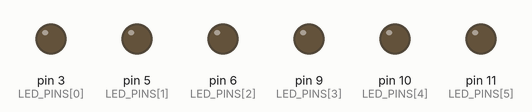
Simulated run of this sketch. Board: Arduino Uno, built with avr-gcc and run on an emulated ATmega328P. On the bench: output pins drawn as LEDs (lit = HIGH).

Above: at 0.05 s.
At 0.15 s:
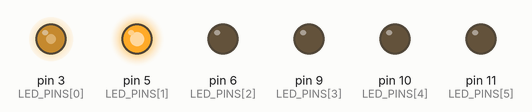
At 0.25 s:
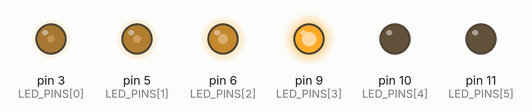
At 0.35 s:
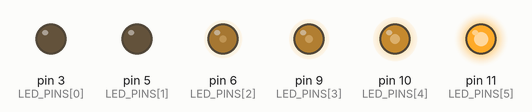
At 0.5 s:
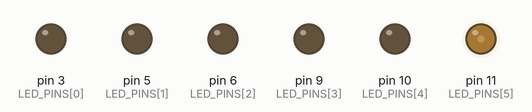
Timing chart, 0 to 3.6 s (numbered marks = the images above):
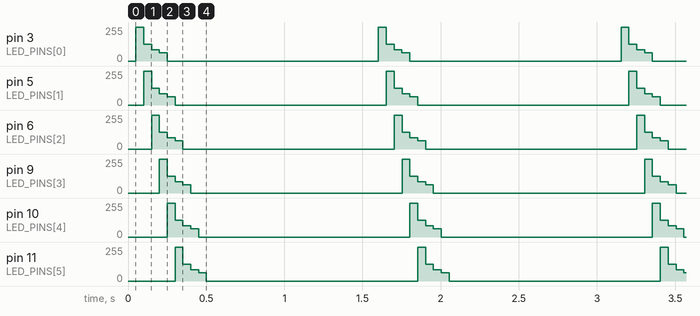

Measured:
- by itself, pin 3 (LED_PINS[0]), pin 5 (LED_PINS[1]), pin 6 (LED_PINS[2]), pin 9 (LED_PINS[3]), pin 10 (LED_PINS[4]), pin 11 (LED_PINS[5]): repeats every 1.6 s: 127/255 0.05 s, 85/255 0.05 s, 63/255 0.05 s, 0/255 1.4 s, 255/255 0.05 s

The sketch:

led_rain.ino
```cpp
/*
  Led rain

  by Fernando Costantini

*/

const int LED_PINS[] = {3, 5, 6, 9, 10, 11};
const int LEDS_QTY = sizeof(LED_PINS) / sizeof(LED_PINS[0]);
const int DELAY = 50;
const int TAIL_LONG = 4;

// the setup function runs once when you press reset or power the board
void setup() {
  for (int i = 0; i < LEDS_QTY; i++){
    pinMode(LED_PINS[i], OUTPUT);
  }

  Serial.begin(9600);
}

// the loop function runs over and over again forever
void loop() {

//    // to test leds order
//    for (int led = 0; led < LEDS_QTY; led++) {
//      analogWrite(LED_PINS[led], 150);
//      delay(500);
//      analogWrite(LED_PINS[led], 255);
//    }

  // first loop will carry the ligth to every led
  int previousLedON = 0;
  for (int currentLedON = 0; currentLedON < LEDS_QTY + TAIL_LONG + 1; currentLedON++) {

    // this will set every LED a value (could be anything between 0 and 255) according to the led ON
    for (int i = 0; i < LEDS_QTY; i++) {
      setIntensityFor(i, previousLedON, currentLedON, LEDS_QTY);
    }

    previousLedON = currentLedON;
    delay(DELAY);
  }

  delay(1000);
}

int setIntensityFor(int led, int previousLedON, int currentLedON, int total){
  int previousValue = getIntensityFor(led, previousLedON, total);
  int newValue = getIntensityFor(led, currentLedON, total);

  analogWrite(LED_PINS[led], newValue);
}

int getIntensityFor(int led, int currentLedON, int total){

  int distance= currentLedON - led;
  if (distance <= 0 || distance > TAIL_LONG) return 0;

  return 255 * (float) ((float)1 / (float)distance);
}
```
